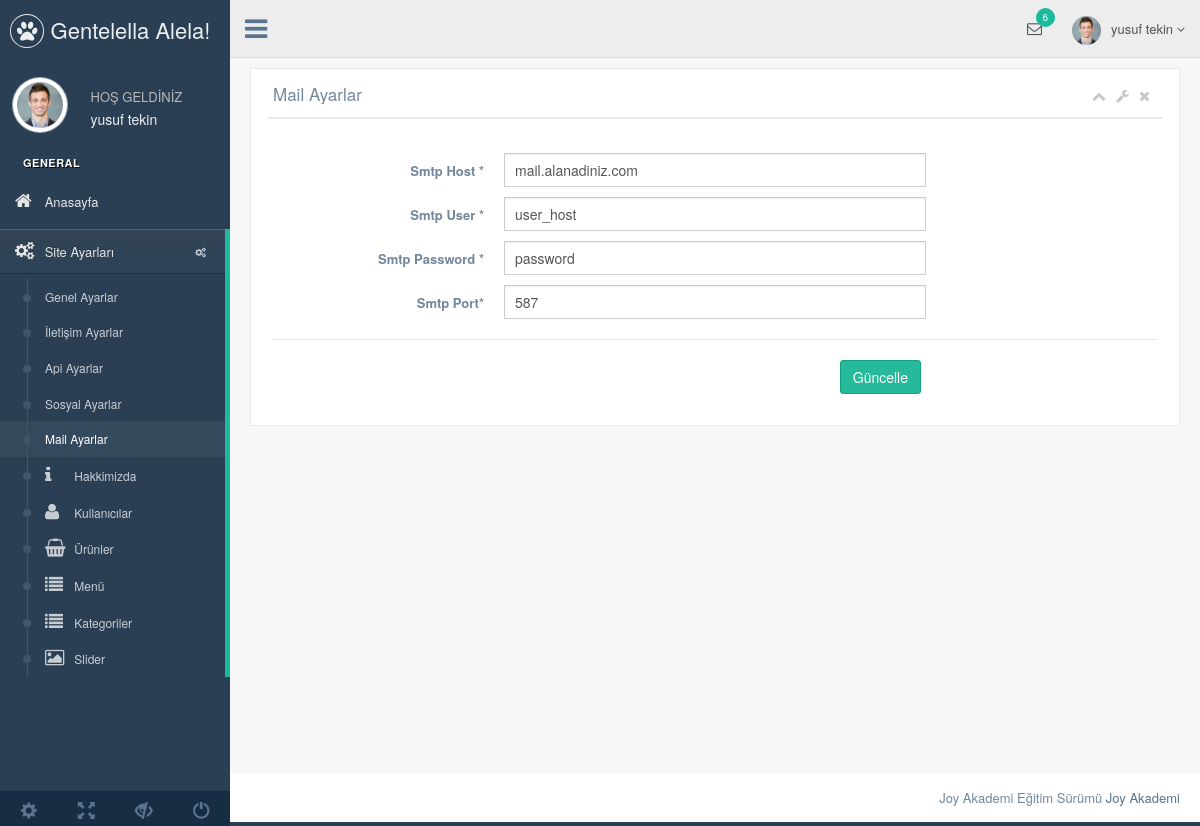
Page /nedmin/production/mail-ayarlar.php (signed in) on the committed database.
### tables this page shows
CREATE TABLE `kullanici` (
  `kullanici_id` int(11) NOT NULL,
  `kullanici_zaman` datetime NOT NULL DEFAULT CURRENT_TIMESTAMP,
  `kullanici_resim` varchar(250) DEFAULT NULL,
  `kullanici_tc` varchar(50) NOT NULL,
  `kullanici_ad` varchar(100) NOT NULL,
  `kullanici_mail` varchar(70) NOT NULL,
  `kullanici_gsm` varchar(50) NOT NULL,
  `kullanici_password` varchar(50) NOT NULL,
  `kullanici_adsoyad` varchar(50) NOT NULL,
  `kullanici_adres` varchar(250) NOT NULL,
  `kullanici_il` varchar(100) NOT NULL,
  `kullanici_ilçe` varchar(100) NOT NULL,
  `kullanici_unvan` varchar(100) NOT NULL,
  `kullanici_yetki` varchar(50) NOT NULL,
  `kullanici_durum` tinyint(1) NOT NULL DEFAULT '1'
);

CREATE TABLE `ayar` (
  `ayar_id` int(11) NOT NULL,
  `ayar_logo` varchar(250) NOT NULL,
  `ayar_title` varchar(250) NOT NULL,
  `ayar_description` varchar(250) NOT NULL,
  `ayar_keywords` varchar(50) NOT NULL,
  `ayar_author` varchar(50) NOT NULL,
  `ayar_tel` varchar(50) NOT NULL,
  `ayar_gsm` varchar(50) NOT NULL,
  `ayar_faks` varchar(50) NOT NULL,
  `ayar_mail` varchar(50) NOT NULL,
  `ayar_ilçe` varchar(50) NOT NULL,
  `ayar_il` varchar(50) NOT NULL,
  `ayar_adres` varchar(250) NOT NULL,
  `ayar_mesai` varchar(250) NOT NULL,
  `ayar_maps` varchar(250) NOT NULL,
  `ayar_analystic` varchar(50) NOT NULL,
  `ayar_zopim` varchar(250) NOT NULL,
  `ayar_facebook` varchar(50) NOT NULL,
  `ayar_twitter` varchar(50) NOT NULL,
  `ayar_google` varchar(50) NOT NULL,
  `ayar_youtube` varchar(50) NOT NULL,
  `ayar_smtphost` varchar(50) NOT NULL,
  `ayar_smtpuser` varchar(50) NOT NULL,
  `ayar_smtpassword` varchar(50) NOT NULL,
  `ayar_smtpport` varchar(50) NOT NULL,
  `ayar_bakım` enum('0','1') NOT NULL DEFAULT '1'
);

### nedmin/production/mail-ayarlar.php (the view, shortened to what this page needs)
<?php include 'header.php';  ?>
        <div class="right_col" role="main">
          <div class="">
            <div class="row">
              <div class="col-md-12 col-sm-12 col-xs-12">
                <div class="x_panel">
                  <div class="x_title">
                    <h2>Mail Ayarlar</h2>
                    <ul class="nav navbar-right panel_toolbox">
                      <li><a class="collapse-link"><i class="fa fa-chevron-up"></i></a>
                      </li>
                      <li class="dropdown">
                        <a href="#" class="dropdown-toggle" data-toggle="dropdown" role="button" aria-expanded="false"><i class="fa fa-wrench"></i></a>
                      </li>
                      <li><a class="close-link"><i class="fa fa-close"></i></a>
                      </li>
                    </ul>
                    <div class="clearfix"></div>
                  </div>
                  <div class="x_content">
                    <br />
                    <form action= "../netting/islem.php" method="POST" id="demo-form2" data-parsley-validate class="form-horizontal form-label-left">
                      <div class="form-group">
                        <label class="control-label col-md-3 col-sm-3 col-xs-12" for="first-name">Smtp Host <span class="required">*</span>
                        </label>
                        <div class="col-md-6 col-sm-6 col-xs-12">
                          <input type="text" id="first-name" name="ayar_smtphost" value="<?php echo $ayarcek['ayar_smtphost'] ?>" required="required" class="form-control col-md-7 col-xs-12">
                        </div>
                      </div>
                      <div class="form-group">
                        <label class="control-label col-md-3 col-sm-3 col-xs-12" for="first-name">Smtp User <span class="required">*</span>
                        </label>
                        <div class="col-md-6 col-sm-6 col-xs-12">
                          <input type="text" id="first-name" name="ayar_smtpuser" value="<?php echo $ayarcek['ayar_smtpuser'] ?>" required="required" class="form-control col-md-7 col-xs-12">
                        </div>
                      </div>
                      <div class="form-group">
                        <label class="control-label col-md-3 col-sm-3 col-xs-12" for="first-name">Smtp Password <span class="required">*</span>
                        </label>
                        <div class="col-md-6 col-sm-6 col-xs-12">
                          <input type="text" id="first-name" name="ayar_smtpassword" value="<?php echo $ayarcek['ayar_smtpassword'] ?>" required="required" class="form-control col-md-7 col-xs-12">
                        </div>
                      </div>
                      <div class="form-group">
                        <label class="control-label col-md-3 col-sm-3 col-xs-12" for="first-name">Smtp Port<span class="required">*</span>
                        </label>
                        <div class="col-md-6 col-sm-6 col-xs-12">
                          <input type="text" id="first-name" name="ayar_smtpport" value="<?php echo $ayarcek['ayar_smtpport'] ?>" required="required" class="form-control col-md-7 col-xs-12">
                        </div>
                      </div>
                      <div class="ln_solid"></div>
                      <div class="form-group">
                        <div align= "right" class="col-md-6 col-sm-6 col-xs-12 col-md-offset-3">
                          <button type="submit" name="mailayarkaydet" class="btn btn-success">Güncelle</button>
                        </div>
                      </div>
                    </form>
                  </div>
                </div>
              </div>
            </div>
          </div>
        </div>
  <?php include 'footer.php';  ?>

### nedmin/production/header.php (shortened to what this page needs)
<?php
include '../netting/baglan.php';
$ayarsor=$db->prepare("SELECT * FROM ayar where ayar_id=:id");
$ayarsor->execute(array(
  'id' =>0
));
$ayarcek=$ayarsor->fetch(PDO::FETCH_ASSOC);
$kullanicisor=$db->prepare("SELECT * FROM kullanici where kullanici_mail=:mail");
$kullanicisor->execute(array(
  'mail'=> $_SESSION['kullanici_mail']
));
$kullanicicek=$kullanicisor->fetch(PDO::FETCH_ASSOC);
?>
<!DOCTYPE html>
<html lang="en">
  <head>
    <link href="../vendors/bootstrap/dist/css/bootstrap.min.css" rel="stylesheet">
    <link href="../vendors/font-awesome/css/font-awesome.min.css" rel="stylesheet">
    <link href="../vendors/nprogress/nprogress.css" rel="stylesheet">
    <link href="../vendors/iCheck/skins/flat/green.css" rel="stylesheet">
    <link href="../vendors/datatables.net-bs/css/dataTables.bootstrap.min.css" rel="stylesheet">
    <link href="../vendors/datatables.net-buttons-bs/css/buttons.bootstrap.min.css" rel="stylesheet">
    <link href="../vendors/datatables.net-fixedheader-bs/css/fixedHeader.bootstrap.min.css" rel="stylesheet">
    <link href="../vendors/datatables.net-responsive-bs/css/responsive.bootstrap.min.css" rel="stylesheet">
    <link href="../vendors/datatables.net-scroller-bs/css/scroller.bootstrap.min.css" rel="stylesheet">
    <link href="../build/css/custom.min.css" rel="stylesheet">
  </head>
  <body class="nav-md">
    <div class="container body">
      <div class="main_container">
        <div class="col-md-3 left_col">
          <div class="left_col scroll-view">
            <div class="navbar nav_title" style="border: 0;">
              <a href="index.html" class="site_title"><i class="fa fa-paw"></i> <span>Gentelella Alela!</span></a>
            </div>
            <div class="profile clearfix">
              <div class="profile_pic">
                <img src="images/img.jpg" alt="..." class="img-circle profile_img">
              </div>
              <div class="profile_info">
                <span>HOŞ GELDİNİZ</span>
                <h2><?php echo $kullanicicek['kullanici_adsoyad'] ?></h2>
              </div>
            </div>
            <br>
            <div id="sidebar-menu" class="main_menu_side hidden-print main_menu">
              <div class="menu_section">
                <h3>General</h3>
                <ul class="nav side-menu">
                  <li><a href="index.php"><i class="fa fa-home"></i> Anasayfa </a></li>
                  <li><a><i class="fa fa-cogs"></i> Site Ayarları <span class="fa fa-cogs"></span></a>
                    <ul class="nav child_menu">
                      <li><a href="genel-ayar.php">Genel Ayarlar</a></li>
                      <li><a href="iletisim-ayarlar.php">İletişim Ayarlar</a></li>
                      <li><a href="api-ayarlar.php">Api Ayarlar</a></li>
                      <li><a href="sosyal-ayarlar.php">Sosyal Ayarlar</a></li>
                      <li><a href="mail-ayarlar.php">Mail Ayarlar</a></li>
                  <li><a href="hakkimizda.php"><i class="fa fa-info"></i> Hakkimizda </a></li>
                  <li><a href="kullanici.php"><i class="fa fa-user"></i> Kullanıcılar </a></li>
                  <li><a href="urun.php"><i class="fa fa-shopping-basket"></i> Ürünler </a></li>
                  <li><a href="menu.php"><i class="fa fa-list"></i> Menü </a></li>
                  <li><a href="kategori.php"><i class="fa fa-list"></i> Kategoriler </a></li>
                  <li><a href="slider.php"><i class="fa fa-image"></i> Slider </a></li>
                    </ul>
                  </li>
                </ul>
              </div>
            </div>
            <div class="sidebar-footer hidden-small">
              <a data-toggle="tooltip" data-placement="top" title="Settings">
                <span class="glyphicon glyphicon-cog" aria-hidden="true"></span>
              </a>
              <a data-toggle="tooltip" data-placement="top" title="FullScreen">
                <span class="glyphicon glyphicon-fullscreen" aria-hidden="true"></span>
              </a>
              <a data-toggle="tooltip" data-placement="top" title="Lock">
                <span class="glyphicon glyphicon-eye-close" aria-hidden="true"></span>
              </a>
              <a data-toggle="tooltip" data-placement="top" title="Logout">
                <span class="glyphicon glyphicon-off" aria-hidden="true"></span>
              </a>
            </div>
          </div>
        </div>
        <div class="top_nav">
          <div class="nav_menu">
            <nav>
              <div class="nav toggle">
                <a id="menu_toggle"><i class="fa fa-bars"></i></a>
              </div>
              <ul class="nav navbar-nav navbar-right">
                <li class="">
                  <a href="javascript:;" class="user-profile dropdown-toggle" data-toggle="dropdown" aria-expanded="false">
                    <img src="images/img.jpg" alt=""><?php echo $kullanicicek['kullanici_adsoyad'];   ?>
                    <span class=" fa fa-angle-down"></span>
                  </a>
                </li>
                <li role="presentation" class="dropdown">
                  <a href="javascript:;" class="dropdown-toggle info-number" data-toggle="dropdown" aria-expanded="false">
                    <i class="fa fa-envelope-o"></i>
                    <span class="badge bg-green">6</span>
                  </a>
                </li>
              </ul>
            </nav>
          </div>
        </div>

### rows in the picture
kullanici: kullanici_adsoyad "yusuf tekin"
ayar: ayar_smtphost "mail.alanadiniz.com", ayar_smtpuser "user_host", ayar_smtpassword "password", ayar_smtpport "587"
